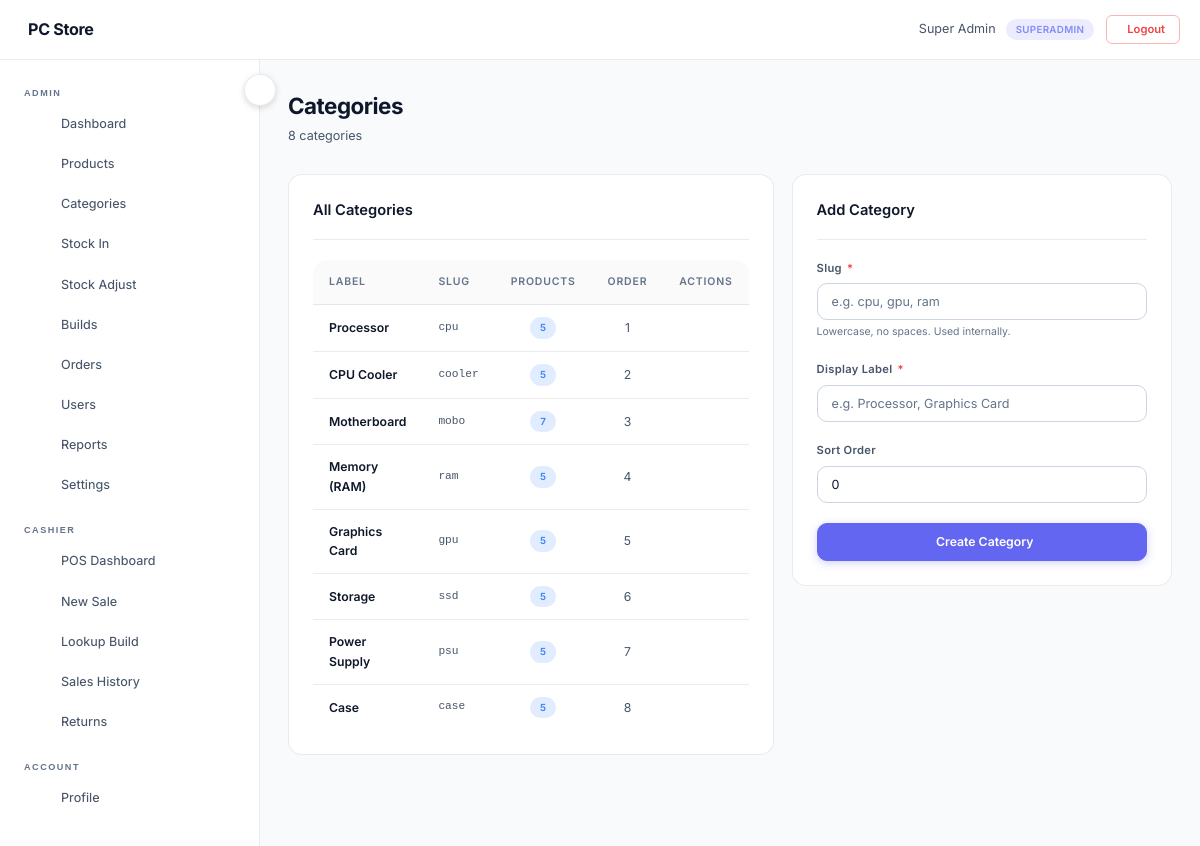
Screenshot of /admin/categories.php (signed in) with the database file from the repository.
### tables this page shows
CREATE TABLE IF NOT EXISTS `categories` (
    `id` INT UNSIGNED AUTO_INCREMENT PRIMARY KEY,
    `slug` VARCHAR(20) NOT NULL UNIQUE,
    `label` VARCHAR(50) NOT NULL,
    `sort_order` TINYINT UNSIGNED NOT NULL DEFAULT 0,
    `created_at` DATETIME NOT NULL DEFAULT CURRENT_TIMESTAMP
);

### includes/helpers.php (called while the page is built, shortened)
<?php
function e(?string $value): string
{
    return htmlspecialchars($value ?? '', ENT_QUOTES, 'UTF-8');
}

### admin/categories.php (the view, shortened to what this page needs)
<?php
require_once __DIR__ . '/../includes/db.php';
require_once __DIR__ . '/../includes/helpers.php';
$categories = $mysqli->query("SELECT c.*, (SELECT COUNT(*) FROM products WHERE category_id = c.id) as product_count FROM categories c ORDER BY c.sort_order, c.label")->fetch_all(MYSQLI_ASSOC);
require_once __DIR__ . '/../includes/header.php';
?>
<div class="page-header">
    <div>
        <h1><i class="ph ph-folders" style="color:var(--brand-primary-light);"></i> Categories</h1>
        <p class="page-subtitle"><?= count($categories) ?> categories</p>
    </div>
</div>
<div class="grid-2" style="align-items:flex-start;">
    <div class="card">
        <div class="card-header"><h3>All Categories</h3></div>
        <div class="table-wrapper" style="border:none;">
            <table class="data-table">
                <thead><tr><th>Label</th><th>Slug</th><th class="text-center">Products</th><th class="text-center">Order</th><th class="text-right">Actions</th></tr></thead>
                <tbody>
                <?php foreach ($categories as $cat): ?>
                <tr>
                    <td class="text-bold"><?= e($cat['label']) ?></td>
                    <td class="text-mono"><?= e($cat['slug']) ?></td>
                    <td class="text-center"><span class="badge badge-info"><?= (int)$cat['product_count'] ?></span></td>
                    <td class="text-center"><?= (int)$cat['sort_order'] ?></td>
                    <td class="text-right">
                        <form method="POST" style="display:inline;" data-confirm="Delete this category?" data-confirm-title="Delete Category" data-confirm-type="danger">
                            <button type="submit" class="btn btn-ghost btn-sm text-danger" title="Delete"><i class="ph ph-trash"></i></button>
                        </form>
                    </td>
                </tr>
                <?php endforeach; ?>
                </tbody>
            </table>
        </div>
    </div>
    <div class="card">
        <div class="card-header"><h3><i class="ph ph-plus"></i> Add Category</h3></div>
        <form method="POST" action="">
            <div class="form-group">
                <label class="form-label">Slug <span class="required">*</span></label>
                <input type="text" name="slug" class="form-control" placeholder="e.g. cpu, gpu, ram" required pattern="[a-z0-9_-]+">
                <p class="form-text">Lowercase, no spaces. Used internally.</p>
            </div>
            <div class="form-group">
                <label class="form-label">Display Label <span class="required">*</span></label>
                <input type="text" name="label" class="form-control" placeholder="e.g. Processor, Graphics Card" required>
            </div>
            <div class="form-group">
                <label class="form-label">Sort Order</label>
                <input type="number" name="sort_order" class="form-control" value="0" min="0">
            </div>
            <button type="submit" class="btn btn-primary btn-block"><i class="ph ph-plus"></i> Create Category</button>
        </form>
    </div>
</div>
<?php require_once __DIR__ . '/../includes/footer.php'; ?>

### rows the page displays
categories: label "Processor", slug "cpu", product_count "5", sort_order "1"
categories: label "CPU Cooler", slug "cooler", product_count "5", sort_order "2"
categories: label "Motherboard", slug "mobo", product_count "7", sort_order "3"
categories: label "Memory (RAM)", slug "ram", product_count "5", sort_order "4"
categories: label "Graphics Card", slug "gpu", product_count "5", sort_order "5"
categories: label "Storage", slug "ssd", product_count "5", sort_order "6"
categories: label "Power Supply", slug "psu", product_count "5", sort_order "7"
categories: label "Case", slug "case", product_count "5", sort_order "8"

### other values shown
APP_NAME "PC Store"
$user['name'] "Super Admin"
$role "SUPERADMIN"
count($categories) "8"
